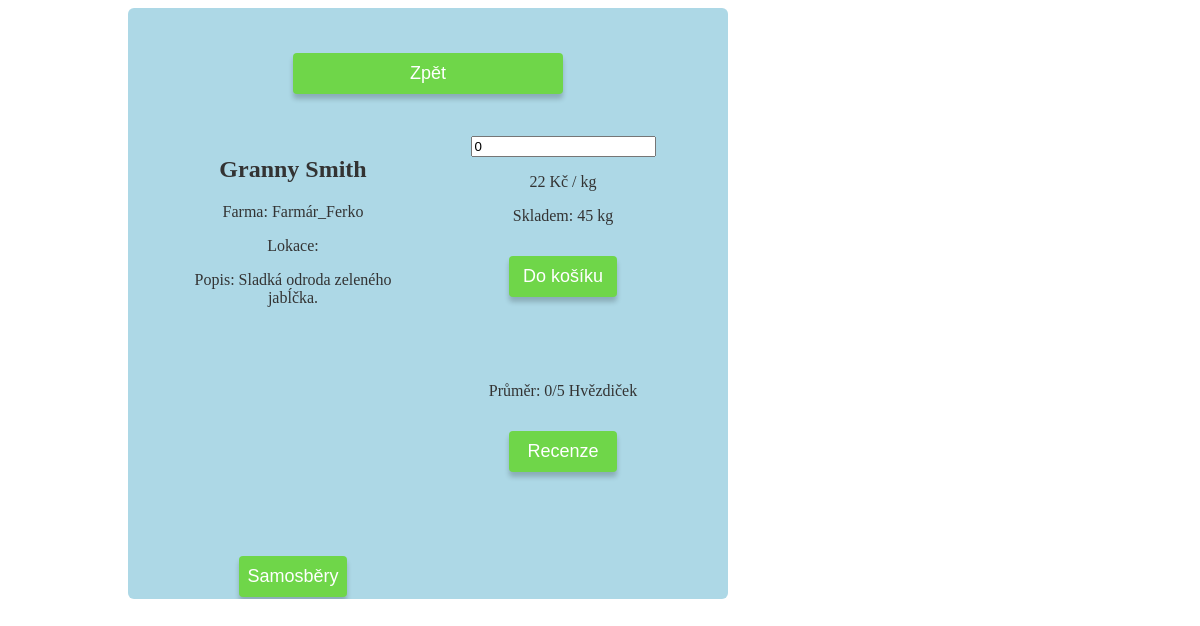
The page /productdetail.php?detail=1 on the database as committed earlier.
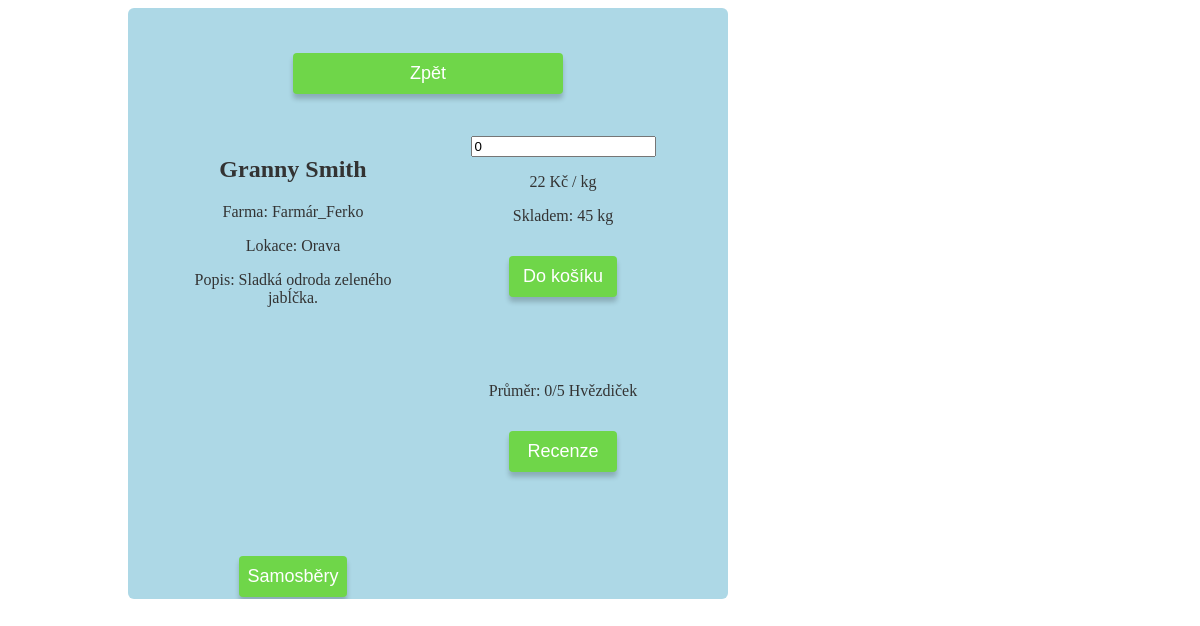
The same page on the database as committed later.
### tables this page shows
CREATE TABLE SPECIFIC_CROP(
    CROPID INT(64) NOT NULL PRIMARY KEY AUTO_INCREMENT,
    CROP_NAME VARCHAR(64) NOT NULL,
    CROP VARCHAR(64) NOT NULL,
    CATEGORY VARCHAR(64) NOT NULL,
    AMOUNT INT(64) DEFAULT 0,
    PRICE FLOAT(10) DEFAULT 0,
    PER_UNIT VARCHAR(2) NOT NULL DEFAULT "kg",
    PHOTO_URL VARCHAR(128),
    DESCRIPTION VARCHAR(128),
    CROPLOCATION VARCHAR(64) NOT NULL,
    FARMER VARCHAR(64) NOT NULL,
    FOREIGN KEY (FARMER) REFERENCES FARMERS(LOGIN),
    FOREIGN KEY (CATEGORY) REFERENCES CROP(CATEGORY),
    FOREIGN KEY (CROP) REFERENCES CROP(CROPTYPE),
    FOREIGN KEY (FARMER) REFERENCES FARMERS(LOGIN)
);

### services.php (called while the page is built, shortened)
<?php
class AccountService
{
    private $pdo;
    function __construct()
    {
        $this->pdo = $this->connect_db();
    }
    function connect_db()
    {
        $dsn = 'mysql:host=localhost;dbname=zelnytrh';
        $username = 'root';
        $password = 'passwd';
        $options = array(PDO::MYSQL_ATTR_INIT_COMMAND => 'SET NAMES utf8');
        $pdo = new PDO($dsn, $username, $password, $options);
        return $pdo;
    }
    function get($table, $what, $condition)
    {
        $query = $this->pdo->prepare("SELECT " . $what . " FROM " . $table . " WHERE " . $condition . ";");
        $query->execute();
        return $query;
    }
}

### productdetail.php (the view, shortened to what this page needs)
<?php
require_once "services.php";
class ProductDetail
{
    private $id;
    private $db;
    public function __construct($id)
    {
        $this->id = $id;
        $this->db = new AccountService();
    }
    public function getName()
    {
        $getname = $this->db->get("SPECIFIC_CROP", "CROP_NAME", "CROPID=" . $this->id);
        $name = $getname->fetch();
        echo "<h2>" . $name[0] . "</h2>";
    }
    public function getLocation()
    {
        $getlocation = $this->db->get("SPECIFIC_CROP", "CROPLOCATION", "CROPID=" . $this->id);
        $location = $getlocation->fetch();
        echo "<p>Lokace: " . $location[0] . "</p>";
    }
    public function getFarmer()
    {
        $gettext = $this->db->get("SPECIFIC_CROP", "FARMER", "CROPID=" . $this->id);
        $text = $gettext->fetch();
        echo "<p>Farma: " . $text[0] . "</p>";
    }
    public function getDescript()
    {
        $gettext = $this->db->get("SPECIFIC_CROP", "DESCRIPTION", "CROPID=" . $this->id);
        $text = $gettext->fetch();
        echo "<p>Popis: " . $text[0] . "</p>";
    }
    public function getPrice()
    {
        $getprice = $this->db->get("SPECIFIC_CROP", "PRICE", "CROPID=" . $this->id);
        $price = $getprice->fetch();
        $getunit = $this->db->get("SPECIFIC_CROP", "PER_UNIT", "CROPID=" . $this->id);
        $unit = $getunit->fetch();
        echo "<p>"  . $price[0] . " Kč / " . $unit[0] ."</p>";
    }
    public function getavailable()
    {
        $getamount = $this->db->get("SPECIFIC_CROP", "AMOUNT", "CROPID=" . $this->id);
        $amount = $getamount->fetch();
        $getunit = $this->db->get("SPECIFIC_CROP", "PER_UNIT", "CROPID=" . $this->id);
        $unit = $getunit->fetch();
        echo "<p>Skladem: "  . $amount[0] . " " . $unit[0] ."</p>";
    }
    public function getAvgRatings()
    {
        $avg = 0;
        echo "<p>Průměr: " . round($avg, 0) . "/5 Hvězdiček </p>";
    }
    public function addAmount()
    {
        $amount = 0;
        $crop = $this->id;
        echo '<button type="submit" class="buythis" onclick="buyproduct(' . $amount . ',' . $crop . ')">Do košíku</button>';
    }
}
$product = new ProductDetail($_GET['detail']);
?>
<head>
	<link rel="stylesheet" href="productstyle.css">
</head>
    <div class="detail-container">
        <div class="detail">
            <a href="index3.php"><button id="myBtn" class="back">Zpět</button></a>
			<div class="detail-column detail-left">
                <?php
                    $product->getName();
                    $product->getFarmer();
                    $product->getLocation();
                    $product->getDescript();
                ?>
			</div>
			<div class="detail-column detail-right">
                <input type="number" id="myText" min="1" value="0">
                <?php
                    $product->getPrice();
                    $product->getavailable();
                    $product->addAmount();
                    ?>
			</div>
            <div class="detail-column detail-left">
                <?php $product->getAvgRatings(); ?>
			    <button type="submit" class="harvest" onclick="openReview()">Recenze</button>
		    </div>
		    <div class="detail-column detail-right">
			    <button type="submit" class="harvest" onclick="openHarvest()">Samosběry</button>
            </div>
        </div>
    </div>

Rows that differ between the two databases and show on the page:
changed specific_crop "Granny Smith": CROPLOCATION (not shown) → "Orava"
